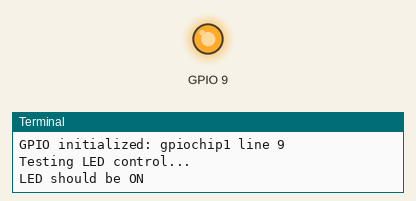
This program was run on a simulated Raspberry Pi (BCM pin numbers). On the bench: output pins drawn as LEDs (lit = HIGH), the last lines printed to the terminal. Threads take turns every 2 ms; the clock reads 2024-03-15 10:24:30 at power-on unless the program sets it. At 12.0 s the program stops and its outputs stay as they are.

Above: at 0.1 s.
At 12.1 s:
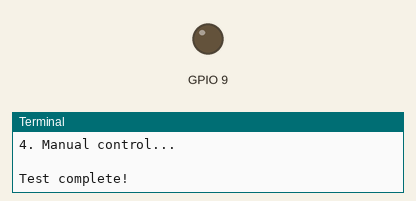
Timing chart, 0 to 13.5 s (numbered marks = the images above):
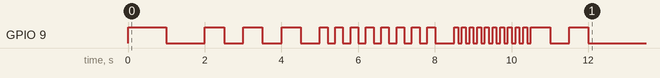

The program:

LED.py
```python
"""
Brake LED Control Module

Controls brake LED using libgpiod API.
"""

import time
import threading
from typing import Optional


class GPIO_LED:
    """
    Manages brake LED control using libgpiod

    Equivalent to:
        gpioset gpiochip4 11=1  # LED ON
        gpioset gpiochip4 11=0  # LED OFF
    """

    def __init__(self, chip_num: int = 4, line_num: int = 11):
        """
        Initialize brake LED GPIO control

        Args:sudo python3 src/hal/LED.py
            chip_num: GPIO chip number (default: 4)
            line_num: GPIO line number (default: 10)
        """
        try:
            import gpiod
            self.gpiod = gpiod
        except ImportError:
            raise ImportError(
                "python3-libgpiod not installed. "
                "Run: sudo apt-get install python3-libgpiod"
            )

        self.chip_num = chip_num
        self.line_num = line_num
        self.chip = None
        self.line = None
        self.blink_thread = None
        self.blink_running = False

        self._init_gpio()

    def _init_gpio(self):
        """Initialize GPIO chip and line."""
        try:
            self.chip = self.gpiod.Chip(f'gpiochip{self.chip_num}')
            self.line = self.chip.get_line(self.line_num)
            # Request line as output (may need sudo permissions)
            self.line.request(consumer='brake_led', type=self.gpiod.LINE_REQ_DIR_OUT)
            self.line.set_value(0)  # Start with LED OFF
            print(f"GPIO initialized: gpiochip{self.chip_num} line {self.line_num}")
        except PermissionError as e:
            raise RuntimeError(
                f"Permission denied accessing GPIO. Try running with sudo.\n"
                f"Error: {e}"
            )
        except Exception as e:
            raise RuntimeError(
                f"Failed to initialize GPIO chip {self.chip_num}, line {self.line_num}: {e}\n"
                f"Make sure the GPIO line is not already in use by another process."
            )

    def set_led(self, state: bool):
        """
        Set LED state directly

        Args:
            state: True for ON (HIGH), False for OFF (LOW)
        """
        if self.line is None:
            raise RuntimeError("GPIO not initialized")

        try:
            self.line.set_value(1 if state else 0)
        except Exception as e:
            raise RuntimeError(f"Failed to set LED state: {e}")

    def blink(self, on_time: float = 0.5, off_time: float = 0.5,
              duration: Optional[float] = None, count: Optional[int] = None):
        """
        Blink LED with specified timing

        Args:
            on_time: Time LED is ON in seconds (default: 0.5)
            off_time: Time LED is OFF in seconds (default: 0.5)
            duration: Total duration to blink in seconds (None = infinite)
            count: Number of blink cycles (None = infinite until stopped)
        """
        if self.blink_running:
            self.stop_blink()

        self.blink_running = True

        def blink_loop():
            cycles = 0
            start_time = time.time()

            while self.blink_running:
                # Check duration limit
                if duration is not None:
                    if time.time() - start_time >= duration:
                        break

                # Check count limit
                if count is not None and cycles >= count:
                    break

                # Turn LED ON
                self.set_led(True)
                time.sleep(on_time)

                if not self.blink_running:
                    break

                # Turn LED OFF
                self.set_led(False)
                time.sleep(off_time)

                cycles += 1

            # Ensure LED is OFF when done
            self.set_led(False)
            self.blink_running = False

        self.blink_thread = threading.Thread(target=blink_loop, daemon=True)
        self.blink_thread.start()

    def stop_blink(self):
        """Stop blinking LED"""
        self.blink_running = False
        if self.blink_thread is not None:
            self.blink_thread.join(timeout=1.0)
        self.set_led(False)

    def cleanup(self):
        """Release GPIO resources"""
        self.stop_blink()
        if self.line is not None:
            try:
                self.line.release()
            except Exception:
                pass
        if self.chip is not None:
            try:
                self.chip.close()
            except Exception:
                pass

    def start(self):
        #they go or they don't
        return
    def __enter__(self):
        """Context manager entry"""
        return self

    def __exit__(self, exc_type, exc_val, exc_tb):
        """Context manager exit"""
        self.cleanup()

    def __del__(self):
        """Destructor"""
        self.cleanup()


if __name__ == "__main__":
    # Example usage
    print("Brake LED Blink Test")
    print("Equivalent to: gpioset gpiochip4 11=1 and gpioset gpiochip4 11=0")

    try:
        print(f"Initializing LED on gpiochip4 line 10...")
        brake_led = GPIO_LED(chip_num=1, line_num=9)

        print("Testing LED control...")
        brake_led.set_led(True)
        print("LED should be ON")
        time.sleep(1.0)
        brake_led.set_led(False)
        print("LED should be OFF")
        time.sleep(1.0)

        print("\n1. Blinking LED 5 times (0.5s on, 0.5s off)...")
        brake_led.blink(on_time=0.5, off_time=0.5, count=5)
        time.sleep(3.0)  # Wait for blinking to complete

        print("\n2. Blinking LED for 3 seconds (0.2s on, 0.2s off)...")
        brake_led.blink(on_time=0.2, off_time=0.2, duration=3.0)
        time.sleep(3.5)

        print("\n3. Continuous blink (will stop after 2 seconds)...")
        brake_led.blink(on_time=0.1, off_time=0.1)
        time.sleep(2.0)
        brake_led.stop_blink()

        print("\n4. Manual control...")
        brake_led.set_led(True)
        time.sleep(0.5)
        brake_led.set_led(False)
        time.sleep(0.5)
        brake_led.set_led(True)
        time.sleep(0.5)
        brake_led.set_led(False)

        print("\nTest complete!")
        brake_led.cleanup()

    except ImportError as e:
        print(f"\nERROR: {e}")
        print("Install python3-libgpiod:")
        print("  sudo apt-get install python3-libgpiod")
    except Exception as e:
        print(f"\nERROR: {e}")
```

Measured:
- by itself, GPIO 9: LOW → HIGH at 0.00 s, → LOW 1.0 s later, → HIGH 1.0 s later, → LOW 0.50 s later, … (48 changes in this stretch)
